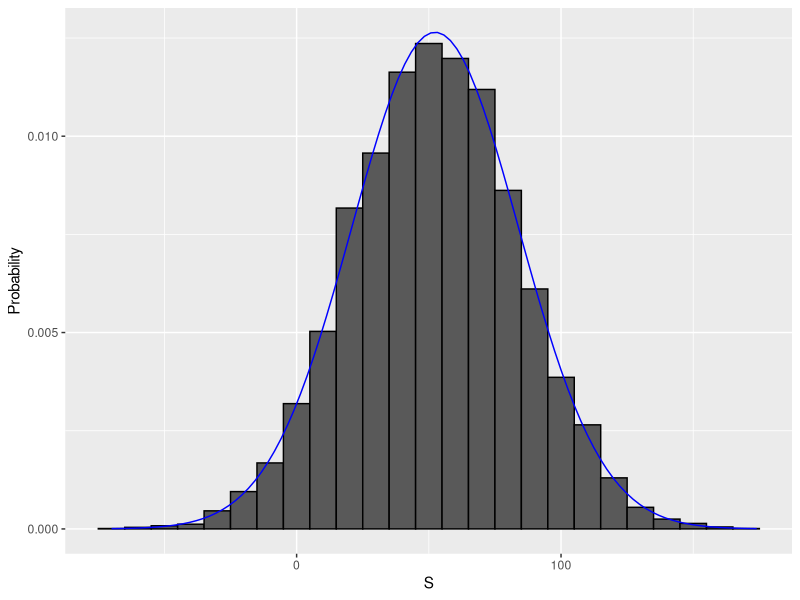

The R source for this figure: (Note: this script raises an error after producing the figure.)
beads <- rep(c("red","blue"), times = c(2,3))
X <- ifelse(sample(beads, 1) == "blue", 1, 0)
X

########
color <- rep(c("Black", "Red", "Green"), c(18,18,2))

n <- 1000
X <- sample(ifelse(color=="Red", -1, 1), n, replace=TRUE)

X <- sample(c(-1,1), n, replace=TRUE, prob=c(9/19, 10/19))
length(X[X==1])
S <- sum(X)
S

###
a <- 0
n <- 1000
B <- 10000
S <- replicate(B, {
  X <- sample(c(-1,1), n, replace=TRUE, prob=c(9/19, 10/19))
  sum(X)
}
)

library(tidyverse)
mean(S<a)
avg <- mean(S)
std <- sd(S)

s <- seq(min(S), max(S), length=100)
normal_density <- data.frame(s=s, f=dnorm(s, avg, std))
data.frame(S=S) %>% ggplot(aes(S, ..density..)) +
  geom_histogram(color="black", binwidth=10) +
  ylab("Probability") +
  geom_line(data=normal_density, mapping=aes(s,f), color="blue")

#Key points
#A random variable  𝑋  has a probability distribution function  𝐹(𝑎)  that defines  Pr(𝑋≤𝑎)  over all values of  𝑎 .
#Any list of numbers has a distribution. The probability distribution function of a random variable is defined mathematically and does not depend on a list of numbers.
#The results of a Monte Carlo simulation with a large enough number of observations will approximate the probability distribution of  𝑋 .
#If a random variable is defined as draws from an urn:
#  The probability distribution function of the random variable is defined as the distribution of the list of values in the urn.
#The expected value of the random variable is the average of values in the urn.
#The standard error of one draw of the random variable is the standard deviation of the values of the urn.

#Key points
#Capital letters denote random variables ( 𝑋 ) and lowercase letters denote observed values ( 𝑥 ).
#In the notation  Pr(𝑋=𝑥) , we are asking how frequently the random variable  𝑋  is equal to the value  𝑥 . For example, if  𝑥=6 , this statement becomes  Pr(𝑋=6) .

#CLT

B <- 10^6
X <- sample(c(-1,1), B,replace = TRUE, prob=c(9/19,10/19))
mean(X)

2 * sqrt(90)/19

n <- 1000
sqrt(n) * 2 * sqrt(90)/19

n*(20-18)/38
sqrt(n) *2*sqrt(90)/19
mean(S)
sd(S)

mu <- n * (20-18)/38
se <- sqrt(n) * 2 * sqrt(90)/19
pnorm(0,mu,se)

##Theory
#Key points
#The Central Limit Theorem (CLT) says that the distribution of the sum of a random variable is approximated by a normal distribution.

#The expected value of a random variable,  E[𝑋]=𝜇 , is the average of the values in the urn. This represents the expectation of one draw. 
#The standard error of one draw of a random variable is the standard deviation of the values in the urn.
#The expected value of the sum of draws is the number of draws times the expected value of the random variable. 
#The standard error of the sum of independent draws of a random variable is the square root of the number of draws times the standard deviation of the urn. 
#Equations
#These equations apply to the case where there are only two outcomes,  𝑎  and  𝑏  with proportions  𝑝  and  1−𝑝  respectively. The general principles above also apply to random variables with more than two outcomes.

#Expected value of a random variable: 
#  𝑎*𝑝+𝑏(1−𝑝) 
#Expected value of the sum of n draws of a random variable: 
#  𝑛*(𝑎*𝑝+𝑏(1−𝑝)) 
#Standard deviation of an urn with two values: 
#  abs(𝑏–𝑎)*sqrt(𝑝(1−𝑝)) 
#
#Standard error of the sum of n draws of a random variable:
#  sqrt(𝑛)*abs(𝑏–𝑎)sqrt(𝑝(1−𝑝))

##Test
# The variables 'green', 'black', and 'red' contain the number of pockets for each color
green <- 2
black <- 18
red <- 18

# Assign a variable `p_green` as the probability of the ball landing in a green pocket
p_green <- green / (green+black+red)

# Assign a variable `p_not_green` as the probability of the ball not landing in a green pocket
p_not_green <- 1-p_green

# Use the `set.seed` function to make sure your answer matches the expected result after random sampling
set.seed(1)

# Define the number of bets using the variable 'n'
n <- 1000

# Create a vector called 'X' that contains the outcomes of 1000 samples
X <- sample(c(17,-1), n, replace=TRUE, prob=c(p_green,p_not_green))

# Assign the sum of all 1000 outcomes to the variable 'S'
S <- sum(X)

# Print the value of 'S' to the console
S

####Theory

#Key points
#Random variable times a constant
#The expected value of a random variable multiplied by a constant is that constant times its original expected value:
  
#  E[𝑎𝑋]=𝑎𝜇 
#The standard error of a random variable multiplied by a constant is that constant times its original standard error:
  
#  SE[𝑎𝑋]=𝑎𝜎 
#Average of multiple draws of a random variable
#The expected value of the average of multiple draws from an urn is the expected value of the urn ( 𝜇 ).

#The standard deviation of the average of multiple draws from an urn is the standard deviation of the urn divided by the square root of the number of draws ( 𝜎/𝑛√ ).

#The sum of multiple draws of a random variable
#The expected value of the sum of  𝑛  draws of a random variable is  𝑛  times its original expected value:
  
#  E[𝑛𝑋]=𝑛𝜇 
#The standard error of the sum of  𝑛  draws of random variable is  𝑛√  times its original standard error:
  
#  SE[𝑛𝑋]=𝑛√𝜎 

#The sum of multiple different random variables
#The expected value of the sum of different random variables is the sum of the individual expected values for each random variable:
  
#  E[𝑋1+𝑋2+⋯+𝑋𝑛]=𝜇1+𝜇2+⋯+𝜇𝑛 
#The standard error of the sum of different random variables is the square root of the sum of squares of the individual standard errors:
  
#  SE[𝑋1+𝑋2+⋯+𝑋𝑛]=𝜎21+𝜎22+⋯+𝜎2𝑛‾‾‾‾‾‾‾‾‾‾‾‾‾‾‾‾‾√ 
#Transformation of random variables
#If  𝑋  is a normally distributed random variable and  𝑎  and  𝑏  are non-random constants, then  𝑎𝑋+𝑏  is also a normally distributed random variable.

########Test

## Make sure you fully follow instructions, including printing values to the console and correctly running the `replicate` loop. If not, you may encounter "Session Expired" errors.

# The variable `n` specifies the number of independent bets on green
n <- 10000

# The variable `B` specifies the number of times we want the simulation to run
B <- 10000

# Use the `set.seed` function to make sure your answer matches the expected result after random number generation
set.seed(1)

# Generate a vector `S` that contains the the average outcomes of 10,000 bets modeled 10,000 times
S <- replicate(B, {
  outcome <- sample(c(17,-1), n, replace=TRUE, prob=c(p_green, p_not_green))
  mean(outcome)
})
# Compute the average of `S`
mean(S)

# Compute the standard deviation of `S`
sd(S)

#####Test
options(digits=4)
set.seed(21, sample.kind = "Rounding")
mu <- 1*0.2 + (-0.25)*0.8
44*mu
mu
se <- abs(-0.25-1)*sqrt(0.2*0.8)
sqrt(44)*se
se
1 - pnorm(8, 44*mu,sqrt(44)*se)

B <- 10000
outcome <- replicate(B, {
  res <- sample(c(1,-0.25), 44, replace=TRUE, prob=c(0.2,0.8))
  sum(res)
})
mean(outcome>=8)
####
(0.25*1+0*0.75)*44

p <- seq(0.25, 0.95, 0.05)
testMu <- function(p){
  result <- (p*1+0*(1-p))*44
  result
}

testSe <- function(p){
  result <- abs(0-1)*sqrt(p*(1-p))*sqrt(44)
  result
}
test(p)
sapply(p,test)

mu <- p*1+0*(1-p)
se <- abs(0-1)*sqrt(p-(1-p))

a <- 1-pnorm(35,testMu(p),testSe(p))
a[a>=0.80]

####
p <- 5/38
mu <- 6*p+(-1)*(1-p)
se <- abs(-1-6)*sqrt(p*(1-p))

avgSe500 <- se/sqrt(500)

mu500 <- 500 * -0.0789

se500 <- se*sqrt(500)

pnorm(0, mu500, se500)

########

